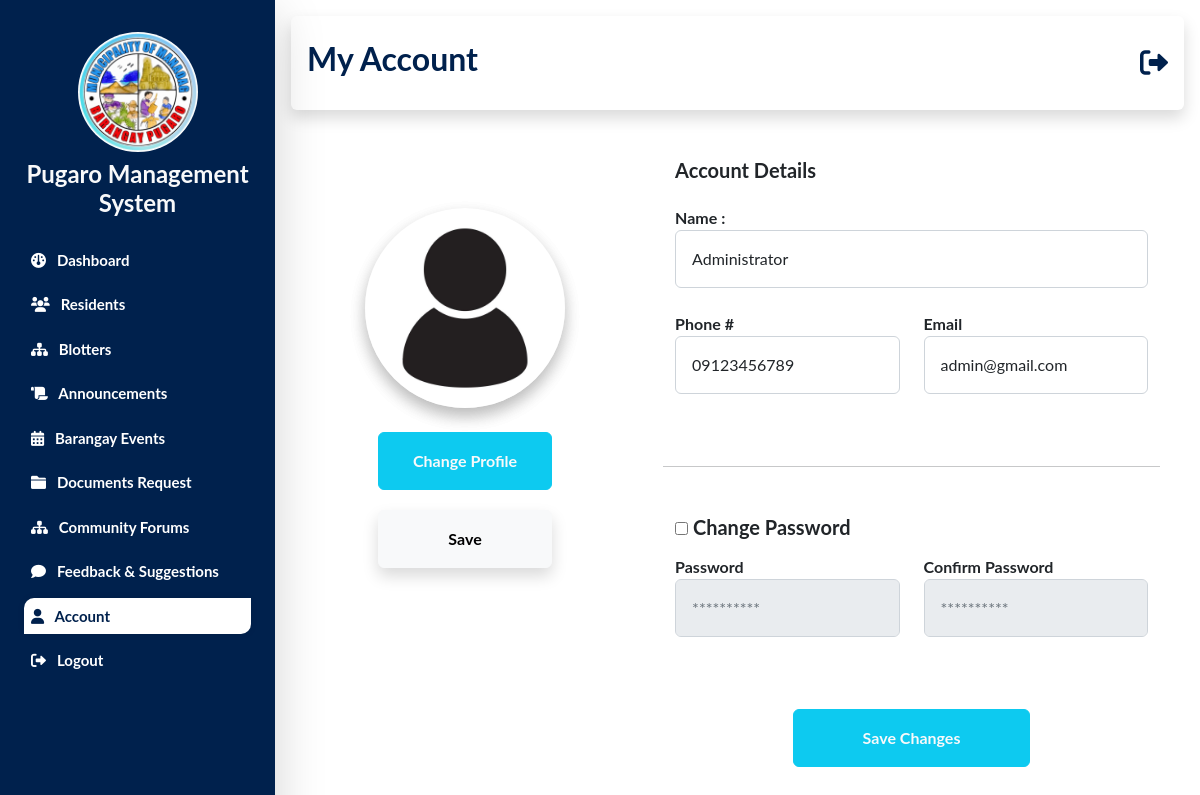
/admin/account.php (signed in), run on the app's committed database.
### tables this page shows
CREATE TABLE `user` (
  `user_id` int(50) NOT NULL,
  `fname` varchar(50) DEFAULT NULL,
  `mname` varchar(50) DEFAULT NULL,
  `lname` varchar(50) DEFAULT NULL,
  `gender` varchar(50) DEFAULT NULL,
  `bdate` date DEFAULT NULL,
  `address` text DEFAULT NULL,
  `contact` varchar(50) DEFAULT NULL,
  `email` varchar(50) DEFAULT NULL,
  `password` varchar(50) DEFAULT NULL,
  `vkey` varchar(1000) NOT NULL,
  `isVerified` int(50) NOT NULL,
  `profile` varchar(200) DEFAULT NULL,
  `updated_at` timestamp NULL DEFAULT NULL,
  `created_at` timestamp NULL DEFAULT NULL
);

### admin/account.php (the view, shortened to what this page needs)
<?php
require_once '../conn/conn.php';
include 'layout.php';
$user_id = mysqli_real_escape_string($conn, $_SESSION['user_id']);
$sql = "SELECT * FROM `user` WHERE `user_id` = $user_id";
$user = mysqli_query($conn, $sql);
?>
<div class="navbar shadow rounded">
    <div class="navbar-title">
        <h2 class="title fw-bold p-3">My Account</h3>
        </div>
        <div class="navbar-info">
            <a href="logout.php" class="logout m-3 h3 fw-bold"><i class="fa-solid fa-right-from-bracket"></i></a>
        </div>
    </div>
    <div class=" mt-5">
     <div class="row mt-6 ">
        <?php if (mysqli_num_rows($user) > 0) {
            while ($row = $user->fetch_assoc()) { ?>
                <div class="row">
                    <div class="col-md-5">
                        <div class="profile-container" >
                            <center>
                                <div id="profilePicPreview"  class="profile-pic rounded-circle shadow">
                                    <img src="../includes/profile/<?=$row['profile'];?>" alt="Profile Picture" class="shadow  rounded-circle" style="width:200px; height: 200px"  id="profilePic" />
                                </div>
                                <form action="../includes/functions.php" method="POST" enctype="multipart/form-data">
                                  <button type="button" class="btn btn-info text-light p-3 w-50 m-1 fw-bold" onclick="document.getElementById('fileInput').click();">Change Profile</button>
                                  <br>
                                  <button type="submit" name="svprofile" class="btn btn-light w-50 p-3 fw-bold shadow m-3" id="svprofile">Save</button>
                              </form>
                          </center>
                      </div>
                  </div>
                  <div class="col-md-7">
                      <div class="container">
                        <form method="POST" action="../includes/functions.php" enctype="multipart">                            <div class="row fw-bold">
                            <p class="fw-bold h5 mb-4">Account Details</p>
                            <div class="col-md-12">
                                <label >Name :</label>
                                <input type="text" class="form-control p-3 mb-4 " placeholder="Account Name" name="fname" id="fname" value="<?= $row['fname'];?>" required>
                            </div>
                            <div class="col-md-6">
                                <label>Phone #</label>
                                <input class="form-control p-3 mb-4" placeholder="Contact No. " type="text" name="phonenum" id="phonenum" value="<?= $row['contact'];?>" required>
                            </div>
                            <div class="col-md-6">
                                <label >Email</label>
                                <input class="form-control p-3 mb-4" placeholder="Account Email" type="text" name="email" id="email" value="<?= $row['email'];?>" required>
                            </div>
                            <hr class="mt-5 mb-5">
                            <span class="h5 fw-bold mb-3"><input type="checkbox" name="checked" id="checked"> Change Password</span>
                            <div class="col-md-6">
                                <label >Password</label>
                                <input class="form-control p-3 mb-4 pass" type="password" placeholder="**********" name="password" id="password" disabled>
                            </div>
                            <div class="col-md-6">
                                <label >Confirm Password</label>
                                <input class="form-control p-3 mb-4 pass" type="password" placeholder="**********" name="conpassword" id="conpassword" disabled>
                            </div>
                            <center>
                                <button type="submit" name="svchanges" id="svchanges" class="btn btn-info text-light p-3 m-5 w-50 fw-bold">Save Changes</button>
                            </center>
                        </div>
                    <?php } } ?>
                </form>
            </div>
        </div>
    </div>
</div>

### admin/layout.php (style rules this page uses)
body { font-family: "Lato", sans-serif; }
.logout, .title { text-decoration: none; color: #00214D; }

### admin/account.php (style rules this page uses)
.profile-container { text-align: center; margin-top: 50px; }
.profile-pic { width: 200px; height: 200px; object-fit: cover; background-color: #f0f0f0; margin-bottom: 20px; }

### data on the page
user: profile (placeholder picture), fname "Administrator", phonenum "09123456789", email "admin@gmail.com"
